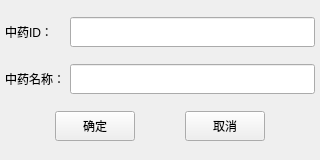
<?xml version="1.0" encoding="UTF-8"?>
<ui version="4.0">
 <class>Form</class>
 <widget class="QWidget" name="Form">
  <property name="geometry">
   <rect>
    <x>0</x>
    <y>0</y>
    <width>320</width>
    <height>160</height>
   </rect>
  </property>
  <property name="windowTitle">
   <string>通路表</string>
  </property>
  <layout class="QVBoxLayout" name="verticalLayout">
   <property name="spacing">
    <number>0</number>
   </property>
   <property name="leftMargin">
    <number>5</number>
   </property>
   <property name="topMargin">
    <number>0</number>
   </property>
   <property name="rightMargin">
    <number>5</number>
   </property>
   <property name="bottomMargin">
    <number>0</number>
   </property>
   <item>
    <layout class="QHBoxLayout" name="horizontalLayout">
     <property name="spacing">
      <number>0</number>
     </property>
     <item>
      <widget class="QLabel" name="label">
       <property name="minimumSize">
        <size>
         <width>65</width>
         <height>0</height>
        </size>
       </property>
       <property name="styleSheet">
        <string notr="true">QLabel{
	font: 10pt &quot;微软雅黑&quot;;
}</string>
       </property>
       <property name="text">
        <string>中药ID：</string>
       </property>
      </widget>
     </item>
     <item>
      <widget class="QLineEdit" name="herb_id_lineEdit">
       <property name="minimumSize">
        <size>
         <width>0</width>
         <height>30</height>
        </size>
       </property>
       <property name="styleSheet">
        <string notr="true">QLineEdit{
	font: 10pt &quot;微软雅黑&quot;;
}</string>
       </property>
       <property name="readOnly">
        <bool>true</bool>
       </property>
      </widget>
     </item>
    </layout>
   </item>
   <item>
    <layout class="QHBoxLayout" name="horizontalLayout_2">
     <item>
      <widget class="QLabel" name="label_2">
       <property name="minimumSize">
        <size>
         <width>65</width>
         <height>0</height>
        </size>
       </property>
       <property name="styleSheet">
        <string notr="true">QLabel{
	font: 10pt &quot;微软雅黑&quot;;
}</string>
       </property>
       <property name="text">
        <string>中药名称：</string>
       </property>
      </widget>
     </item>
     <item>
      <widget class="QLineEdit" name="herb_name_lineEdit">
       <property name="minimumSize">
        <size>
         <width>0</width>
         <height>30</height>
        </size>
       </property>
       <property name="styleSheet">
        <string notr="true">QLineEdit{
	font: 10pt &quot;微软雅黑&quot;;
}</string>
       </property>
      </widget>
     </item>
    </layout>
   </item>
   <item>
    <layout class="QHBoxLayout" name="horizontalLayout_10">
     <item>
      <spacer name="horizontalSpacer_2">
       <property name="orientation">
        <enum>Qt::Horizontal</enum>
       </property>
       <property name="sizeHint" stdset="0">
        <size>
         <width>40</width>
         <height>20</height>
        </size>
       </property>
      </spacer>
     </item>
     <item>
      <widget class="QPushButton" name="pushButton">
       <property name="minimumSize">
        <size>
         <width>0</width>
         <height>30</height>
        </size>
       </property>
       <property name="styleSheet">
        <string notr="true">QPushButton{
	font: 12pt &quot;微软雅黑&quot;;
}</string>
       </property>
       <property name="text">
        <string>确定</string>
       </property>
      </widget>
     </item>
     <item>
      <spacer name="horizontalSpacer_4">
       <property name="orientation">
        <enum>Qt::Horizontal</enum>
       </property>
       <property name="sizeHint" stdset="0">
        <size>
         <width>40</width>
         <height>20</height>
        </size>
       </property>
      </spacer>
     </item>
     <item>
      <widget class="QPushButton" name="pushButton_2">
       <property name="minimumSize">
        <size>
         <width>0</width>
         <height>30</height>
        </size>
       </property>
       <property name="styleSheet">
        <string notr="true">QPushButton{
	font: 12pt &quot;微软雅黑&quot;;
}</string>
       </property>
       <property name="text">
        <string>取消</string>
       </property>
      </widget>
     </item>
     <item>
      <spacer name="horizontalSpacer_3">
       <property name="orientation">
        <enum>Qt::Horizontal</enum>
       </property>
       <property name="sizeHint" stdset="0">
        <size>
         <width>40</width>
         <height>20</height>
        </size>
       </property>
      </spacer>
     </item>
    </layout>
   </item>
  </layout>
 </widget>
 <resources/>
 <connections>
  <connection>
   <sender>pushButton</sender>
   <signal>clicked()</signal>
   <receiver>Form</receiver>
   <slot>edit_herb_table()</slot>
   <hints>
    <hint type="sourcelabel">
     <x>74</x>
     <y>129</y>
    </hint>
    <hint type="destinationlabel">
     <x>-1</x>
     <y>131</y>
    </hint>
   </hints>
  </connection>
  <connection>
   <sender>pushButton_2</sender>
   <signal>clicked()</signal>
   <receiver>Form</receiver>
   <slot>cancel_edit_herb_table()</slot>
   <hints>
    <hint type="sourcelabel">
     <x>258</x>
     <y>135</y>
    </hint>
    <hint type="destinationlabel">
     <x>329</x>
     <y>131</y>
    </hint>
   </hints>
  </connection>
 </connections>
 <slots>
  <slot>edit_userIfo()</slot>
  <slot>cancel_edit_userIfo()</slot>
  <slot>edit_signalentry_table()</slot>
  <slot>cancel_edit_signalentry_table()</slot>
  <slot>edit_herb_table()</slot>
  <slot>cancel_edit_herb_table()</slot>
 </slots>
</ui>
